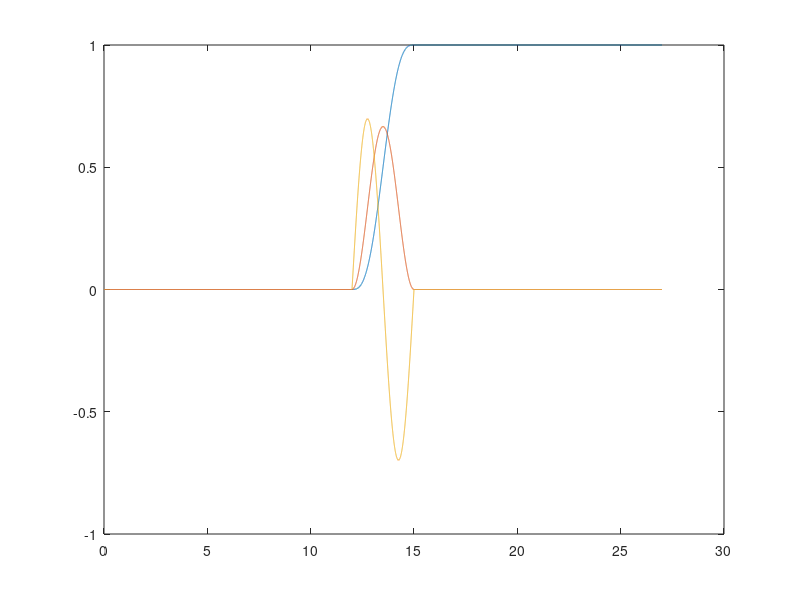

The MATLAB script that drew this image: (Note: this script raises an error after producing the figure.)
clc
clear all
close all
% Step 1 %%%%%%%%%%%%%%%%% Define the desired output %%%%%
T = 3; % T is the time period in seconds
om = 2*pi/T; delt =0.001;
lamda=1;eplsion=0.5;M=1;J=1;g=9.81;
% the step size for computation
Ymax = 1; Ay = Ymax*2*pi/(T^2);
%
t = 0:delt:T;
yd = (Ay/om)*t -(Ay/om/om)*sin(om*t);zd=cos(om*t);
ydd = (Ay/om)*(1 - cos(om*t));zdd=-0.5*om*sin(om*t);
yd2d = Ay*sin(om*t);zd2d=-om*om*cos(om*t);
plot(yd,zd)

% add zeros/constants
Npre =4; Npost =Npre;
tpre = 0:delt:(Npre*T-delt);
tpost = 0:delt:(Npost*T-delt);
%
t = 0:delt:(1+Npre+Npost)*T;
yd = [zeros(size(tpre)) yd ones(size(tpost))];
ydd = [zeros(size(tpre)) ydd zeros(size(tpost))];
yd2d = [zeros(size(tpre)) yd2d zeros(size(tpost))];
%
zd = [ones(size(tpre)) zd Ymax*ones(size(tpost))];
zdd = [zeros(size(tpre)) zdd zeros(size(tpost))];
zd2d = [zeros(size(tpre)) zd2d zeros(size(tpost))];
plot(t,yd,t,ydd,t,yd2d)

iteration=16; % number of iterations
% Initializing
eta2_total=[]; eta2_hat=[];% store unstable solution at each iteration
eta1_total=[];eta1_hat=[]; % store stable solution at each iteration
etau = zeros(size(yd));
% *****************************************
% Starting the loop for the zero dynamics

% figure(1)
% plot(t,yd,t,ydd,t,yd2d)

%%%calculate approxiated eta
gama=sqrt(lamda*M*g/J/eplsion);
eta=etau;
Au=gama; As=-gama; Bu=1/(2*gama); Bs=-1/(2*gama); C=1; D=0;

%calcualte eta_stable fisrt for later use
for i=1:iteration
pn=(lamda*M*yd2d.*cos(eta)+lamda*(M*zd2d+M*g).*sin(eta)-lamda*M*g*eta)/(J*eplsion);
u_tf = -inv(Au)*Bu*pn(end);
[Zu,zu1]=lsim(-Au,-Bu,C,D,fliplr(pn),t,u_tf);
Zu = fliplr(Zu');
u_to = -inv(As)*Bs*pn(1);
[Zs,zs1]=lsim(As,Bs,C,D,pn,t,u_to);
Zs = Zs';
eta=inv([gama -1;gama 1])*2*gama*[Zs;Zu];
eta1_total=[eta1_total; eta(1,:)];
eta2_total=[eta2_total; eta(2,:)];
eta=eta(1,:);
end
%fisrt Tp*m part of smulation
Tp=5;m=5;
for j=1:m
yd2d_pre=yd2d((Tp/delt*(j-1)+1):(Tp/delt*j));
zd2d_pre=zd2d((Tp/delt*(j-1)+1):(Tp/delt*j));
t_pre=t(1:(Tp/delt));
% eta_pre=eta((Tp/delt*(j-1)+1):(Tp/delt*j));

E=exp(-gama*(t_pre))*eta(Tp/delt*(j-1)+1);
eta_0=[E;zeros(1,length(E))];
eta_hat_pre=[1 0]*inv([gama -1;gama 1])*2*gama*eta_0;
pn=(lamda*M*yd2d_pre.*cos(eta_hat_pre)+lamda*(M*zd2d_pre+M*g).*sin(eta_hat_pre)-lamda*M*g*eta_hat_pre)/(J*eplsion);

u_tf = -inv(Au)*Bu*pn(end);
[Zu,zu2]=lsim(-Au,-Bu,C,D,fliplr(pn),t_pre,u_tf);
Zu = fliplr(Zu');

u_to = -inv(As)*Bs*pn(1);
[Zs,zs2]=lsim(As,Bs,C,D,pn,t_pre,u_to);
Zs = Zs'+E;
eta_f=inv([gama -1;gama 1])*2*gama*[Zs;Zu];
eta1_hat=[eta1_hat eta_f(1,:)];
eta2_hat=[eta2_hat eta_f(2,:)];
end
%%%%%%%%%%%%%%%%%%%%%%%%%%%%%%%%
%%%%%%%%%%%%%%%%%%%%%%%%%%%%%%%
%rest of t-Tp*m part of simulation
yd2d_pre=yd2d(Tp*m/delt+1:length(t));
zd2d_pre=zd2d(Tp*m/delt+1:length(t));
t_pre=t(1:(length(t)-Tp*m/delt));

E=exp(-gama*(t_pre))*eta(Tp*m/delt+1);
eta_0=[E;zeros(1,length(E))];
eta_hat_pre=[1 0]*inv([gama -1;gama 1])*2*gama*eta_0;
pn=(lamda*M*yd2d_pre.*cos(eta_hat_pre)+lamda*(M*zd2d_pre+M*g).*sin(eta_hat_pre)-lamda*M*g*eta_hat_pre)/(J*eplsion);

u_tf = -inv(Au)*Bu*pn(end);
[Zu,zu]=lsim(-Au,-Bu,C,D,fliplr(pn),t_pre,u_tf);
Zu = fliplr(Zu');

u_to = -inv(As)*Bs*pn(1);
[Zs,zs]=lsim(As,Bs,C,D,pn,t_pre,u_to);
Zs = Zs'+E;
eta_f=inv([gama -1;gama 1])*2*gama*[Zs;Zu];
eta1_hat=[eta1_hat eta_f(1,:)];
eta2_hat=[eta2_hat eta_f(2,:)];

%%%%%%%%%%%%%%%%%%%%%%%%%%%%%%%%%%%%%%%%%%%%%%%%%%%%%%%%%
%%%%%%%%%%%%%%%%%%%%%%%%%%%%%%%%%%%%%%%%%%%%%%%%%%%%%%%%%
%%%%%simulation
eta1=eta1_hat;eta2=eta2_hat;
uff=1/eplsion*[-eplsion*sin(eta1)*M.*yd2d+eplsion*cos(eta1).*(M*zd2d+M*g);cos(eta1)*M.*yd2d+sin(eta1).*(M*zd2d+M*g)];
figure(3)
plot(t,uff)
xlabel('time')
ylabel('inverse input')
legend('u_1ff,','u_2ff')

U=[t;[uff(1,:);uff(2,:)]];
x0=[0 0 1 0 0 0]';
[t,x]=ode45('vtol',t,x0,[],U);

figure(4)
plot(t,yd,t,x(:,1),t,x(:,3))
xlabel('time')
ylabel('output')
legend('desired trajectory','y1','y2')

%feedback controller
A=[0 1 0 0 0 0;
    0 0 0 0 -g 0;
    0 0 0 1 0 0;
    0 0 0 0 0 0;
    0 0 0 0 0 1;
    0 0 0 0 0 0];
B=[0 0;0 eplsion/M;0 0;1/M 0;0 0;0 lamda/J];
C=[1 0 0 0 0 0;0 0 1 0 0 0];
D=0;
R=1/1000000*eye(2);Q=C'*C;
x0=[0 0 1 0 0 0]';
[K1,S,e]=lqr(A,B,Q,R);
A1=A-B*K1;
sys_close=ss(A1,B,C,D);
go= dcgain(sys_close);%calculate go
r=inv(go)*[yd;zd];
[y1,t,x1]=lsim(sys_close,r,t,x0);%simulate 
figure(5)
plot(t,y1(:,1),t,y1(:,2),t,yd)
title('desired trajectory vs fb simulation,T=5')
xlabel('t')
ylabel('y')
legend('y1','y2','desired trajectory')
max(abs(y1(:,1)'-yd));
max(abs(y1(:,2)'-yd));

%add feedback to feedforward vs feedback alone in ODE45
U=[t';[uff(1,:);uff(2,:)]];
x0=[0;0;1;0;0;0];
k=[yd;ydd;zd;zdd;eta1;eta2];

[t3,x3]=ode45('vtolfffb',t,x0,[],U,k,K1);
figure(6)
plot(t,yd,t,x3(:,1),t,x3(:,3))
xlabel('time')
ylabel('output')
legend('desired trajectory','y1_{ff+fb}','y2_{ff+fb}')

figure(7)
plot(t,x3(:,1),t,x3(:,3),t,yd,t,y1(:,1),'--',t,y1(:,2),'--')
title('desired trajectory vs fb vs fb+ff T=5')
xlabel('t')
ylabel('y')
legend('y1_{fffb}','y2_{fffb}','desired trajectory','y1_{fb}','y2_{fb}')

ufb=-K1*(x3'-k);
figure(8)
plot(t,ufb(1,:),t,ufb(2,:),t,uff(1,:),'--',t,uff(2,:),'--')
title('ff+fb input vs fb input T=5')
xlabel('t')
ylabel('u')
legend('u1_{fb}','u2_{fb}','u1_{ff}','u2_{ff}')

figure(14)
plot(yd,zd)
hold on
plot(x3(:,1),x3(:,3),'--')
hold on
plot(x1(:,1),x1(:,3))
xlabel('x')
ylabel('z')
legend('desired','ff+fb','fb')


figure(15)
subplot(211)
plot(t,yd,t,x1(:,1),t,x3(:,1))
xlabel('t')
ylabel('x')
legend('desired','fb','ff+fb')
subplot(212)
plot(t,zd,t,x1(:,3),t,x3(:,3))
xlabel('t')
ylabel('z')
legend('desired','fb','ff+fb')